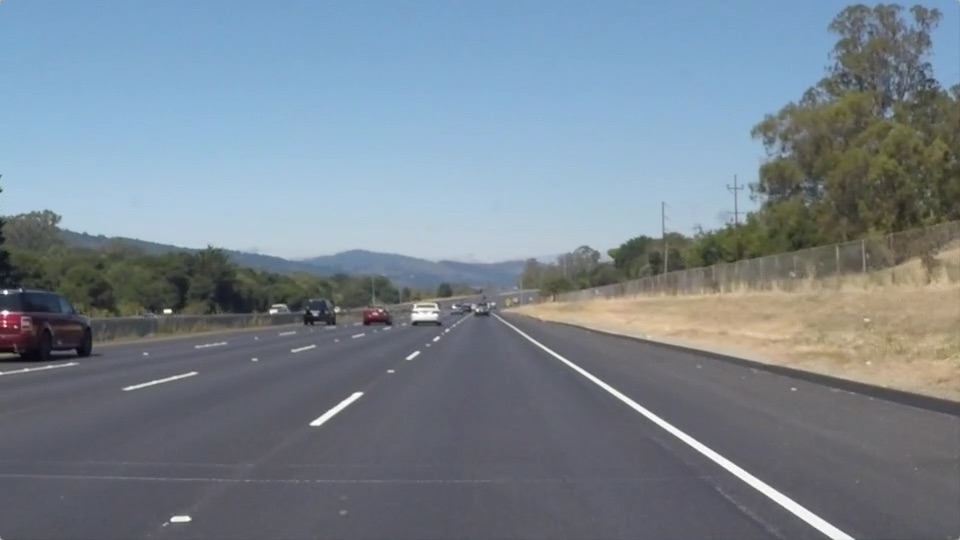
#> input picture test_images/solidWhiteRight.jpg, 960 x 540 px; the run also reads 1 picture not shown here
$ python AdvanceLaneDetection.py   (older library calls are emulated)
#> lines starting #> are read from the running program, lines starting #| are printed output that depends on the picture; after the words box and inside, x2 and y2 are one past the last pixel; in counts of white or black regions, pixels touching at a corner belong together
### color_spaces_functions.py
import numpy as np
import cv2
import glob
import matplotlib.pyplot as plt
import matplotlib.image as mpimg
import pickle

# [21 lines left out: function abs_sobel_thresh, not called in this run]

def mag_thresh(image, sobel_kernel=3, mag_thresh=(0, 255), switch_gray=True):
    # Calculate gradient magnitude
    # 1) Convert to grayscale
    if switch_gray:
        gray = cv2.cvtColor(image, cv2.COLOR_RGB2GRAY)
    else:
        gray = image
    # 2) Take the gradient in x and y separately
    sobel_x = cv2.Sobel(gray, cv2.CV_64F, 1, 0, ksize = sobel_kernel)
    sobel_y = cv2.Sobel(gray, cv2.CV_64F, 0, 1, ksize = sobel_kernel)
    # 3) Calculate the magnitude
    sobel_magn = np.sqrt(sobel_x**2 + sobel_y**2)
    # 5) Scale to 8-bit (0 - 255) and convert to type = np.uint8
    scaled_magn = np.uint8(255 * sobel_magn / np.max(sobel_magn))
    # 6) Create a binary mask where mag thresholds are met
    # Apply threshold
    mag_binary = np.zeros_like(scaled_magn)
    mag_binary[(scaled_magn > mag_thresh[0]) & (scaled_magn < mag_thresh[1])] = 1

    # Apply threshold
    return mag_binary

def dir_threshold(image, sobel_kernel=3, thresh=(0, np.pi/2), switch_gray=True):
    # Calculate gradient direction
    # Apply threshold
    # 1) Convert to grayscale
    if switch_gray:
        gray = cv2.cvtColor(image, cv2.COLOR_RGB2GRAY)
    else:
        gray = image
    # 2) Take the gradient in x and y separately
    sobel_x = cv2.Sobel(gray, cv2.CV_64F, 1, 0, ksize = sobel_kernel)
    sobel_y = cv2.Sobel(gray, cv2.CV_64F, 0, 1, ksize = sobel_kernel)
    # 3) Take the absolute value of the x and y gradients
    abs_sobel_x = np.absolute(sobel_x)
    abs_sobel_y = np.absolute(sobel_y)
    # 4) Use np.arctan2(abs_sobely, abs_sobelx) to calculate the direction of the gradient
    gradient_dir = np.arctan2(abs_sobel_y, abs_sobel_x)
    # 5) Create a binary mask where direction thresholds are met
    dir_binary = np.zeros_like(gradient_dir)
    dir_binary[(gradient_dir > thresh[0]) & (gradient_dir < thresh[1])] = 1

    return dir_binary

def gaussian_blur(img, kernel=5):
    blur = cv2.GaussianBlur(img,(kernel,kernel),0)
    return blur

### AdvanceLaneDetection.py
import numpy as np
import cv2
import glob
import matplotlib.pyplot as plt
import matplotlib.image as mpimg
import pickle
from color_spaces_functions import *
import time

# Import camera calibration matrix to undistort image
dist_pickle = pickle.load( open( "data/wide_dist_pickle.p", "rb" ) )
#> (reads data/wide_dist_pickle.p from the repository)
mtx = dist_pickle["mtx"]
dist = dist_pickle["dist"]

img_size = (720, 1280)

# functions used to save images
def export_binary(binary, dst):
    binary_2 = np.dstack((255*binary, 255*binary, 255*binary))
    cv2.imwrite(dst,binary_2)

# [4 lines left out: function write_image, not called in this run]

# Visualize undistortion
img = mpimg.imread('test_images/solidWhiteRight.jpg')
#> img is the input picture: shape (540, 960, 3); mean R, G, B 120.3, 132.6, 143.7
dst = cv2.undistort(img, mtx, dist, None, mtx)

# [11 lines of commented-out code are left out]
pt1 = (50,img_size[0])
pt2 = (int(img_size[1] * .4), int(img_size[0]/1.5))
pt3 = (int(img_size[1] * .6), int(img_size[0]/1.5))
pt4 = (int(img_size[1]) - 50, int(img_size[0]))

vertices = np.expand_dims(np.float32([pt1,pt2,pt3,pt4]), axis=0)
dst = np.float32([[0,img_size[0]], [0,0], [img_size[1],0], [img_size[1],img_size[0]]])

# Given src and dst points, calculate the perspective transform matrix
M = cv2.getPerspectiveTransform(vertices, dst)
# Calculate its inverse as well to unwarp the image
Minv = cv2.getPerspectiveTransform(dst, vertices)

def get_birdeye_view(img):
    result_binary = cv2.resize(img, dsize = (img_size[1], img_size[0]))
    warped = cv2.warpPerspective(result_binary, M, (img_size[1], img_size[0]), flags=cv2.INTER_LINEAR, borderMode = cv2.BORDER_CONSTANT)
    return warped

# DEMONSTRATE BIRD VIEW

image = mpimg.imread("test_images/solidYellowLeft.jpg")
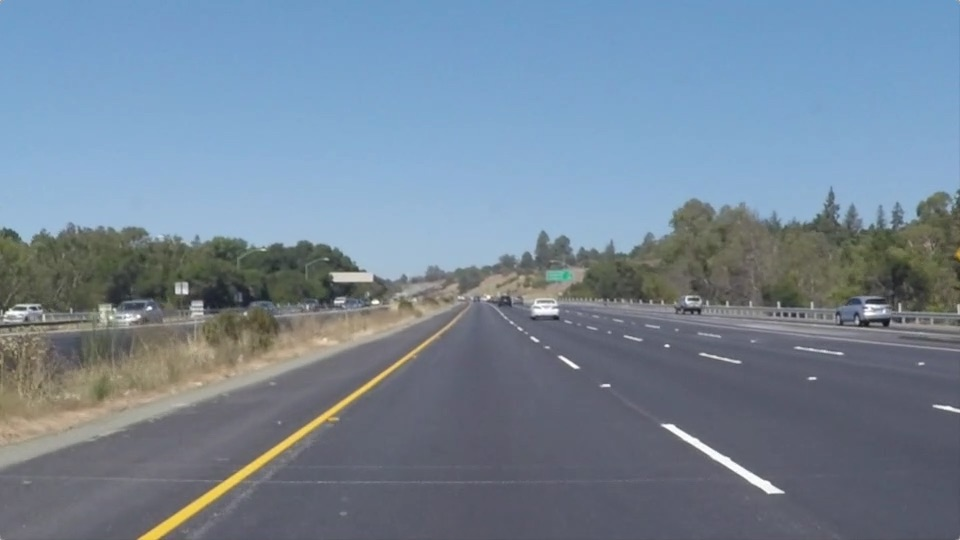
#> input picture test_images/solidYellowLeft.jpg, 960 x 540 px
#> image is the input picture: shape (540, 960, 3); mean R, G, B 116.5, 133.6, 150.8
img = cv2.resize(image, dsize = (img_size[1], img_size[0]))
#> img: shape (720, 1280, 3)
img = cv2.undistort(img, mtx, dist, None, mtx)

cv2.line(img, pt1, pt2, color = (255,0,0), thickness=2)
cv2.line(img, pt2, pt3, color = (255,0,0), thickness=2)
cv2.line(img, pt3, pt4, color = (255,0,0), thickness=2)
cv2.line(img, pt1, pt4, color = (255,0,0), thickness=2)

# Warp the image using OpenCV warpPerspective()
warped = cv2.warpPerspective(img, M, (img_size[1], img_size[0]), flags=cv2.INTER_LINEAR, borderMode = cv2.BORDER_CONSTANT)
unwarped = cv2.warpPerspective(warped, Minv, (img_size[1], img_size[0]), flags=cv2.INTER_LINEAR, borderMode = cv2.BORDER_CONSTANT)
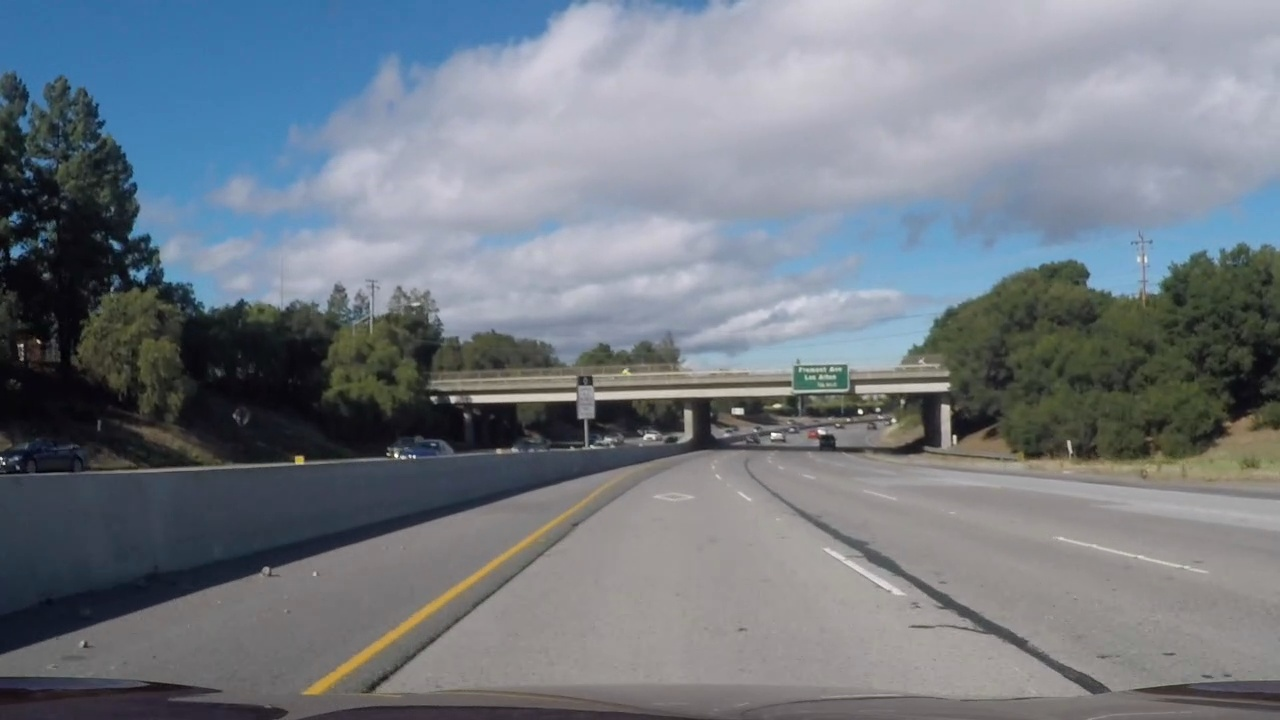
#> input picture test_images/frame25.jpg, 1280 x 720 px
#> further down, img is the input picture: shape (720, 1280, 3); mean R, G, B 115.5, 122.6, 131.2

# [21 lines of commented-out code are left out]
def pipeline(image):

    img = np.copy(image)
    img = gaussian_blur(img,25)

    # Convert to HSV color space and separate the V channel
    hls = cv2.cvtColor(img, cv2.COLOR_RGB2HLS).astype(np.float)
    h_channel = hls[:,:,0]
    l_channel = hls[:,:,1]
    s_channel = hls[:,:,2]

    hsv = cv2.cvtColor(img, cv2.COLOR_RGB2HSV).astype(np.float)
    h_channel_hsv = hsv[:,:,0]
    s_channel_hsv = hsv[:,:,1]
    v_channel_hsv = hsv[:,:,2]

    lower_yellow  = np.array([ 0,  100,  100])
    upper_yellow = np.array([ 80, 255, 255])

    # Threshold the HSV image to get only yellow colors
    mask_yellow = cv2.inRange(hsv, lower_yellow, upper_yellow)
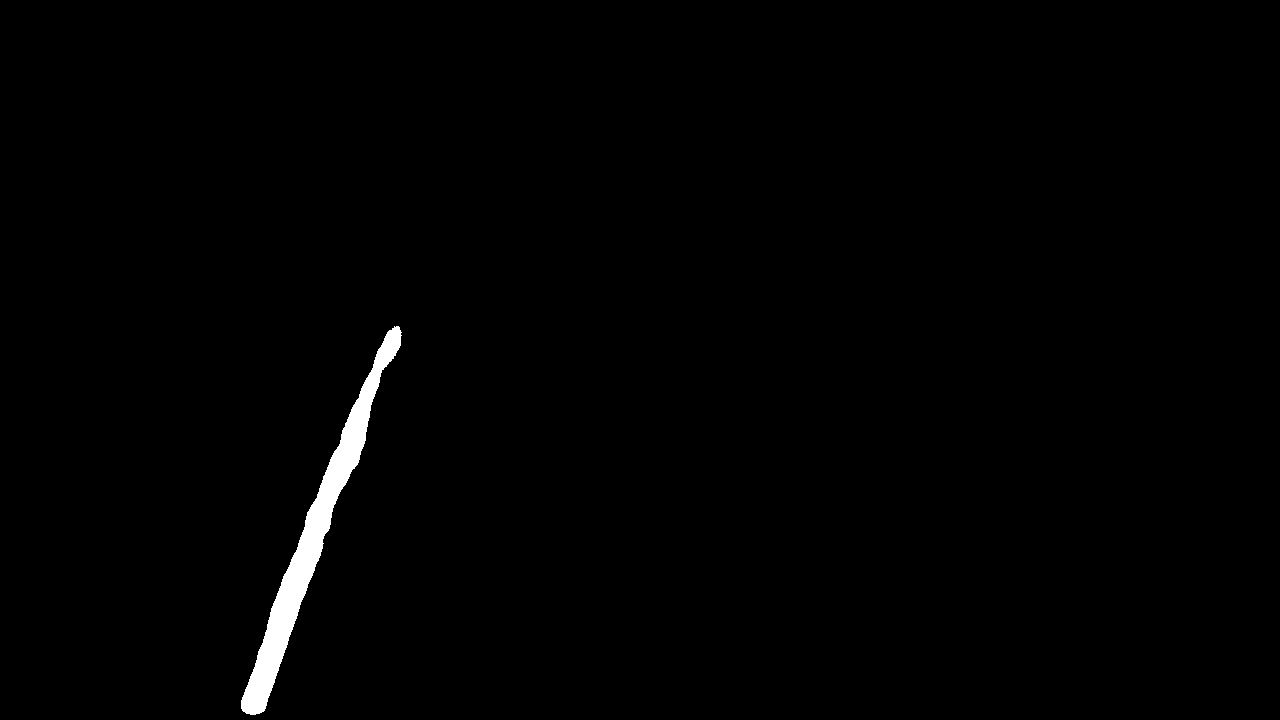
#> mask_yellow: shape (720, 1280); 0.99% white; 1 white region, box (x1, y1, x2, y2) and area: (241, 326, 402, 715) 9145
    # Bitwise-AND mask and original image
    res_yellow = cv2.bitwise_and(img,img, mask= mask_yellow).astype(np.uint8)

    lower_white  = np.array([ 200,  200,  200])
    upper_white = np.array([ 255,  255, 255])

    # Threshold the RGB image to get only white colors
    mask_white = cv2.inRange(img, lower_white, upper_white)
#> mask_white: shape (720, 1280); 0.12% white; 2 white regions, box (x1, y1, x2, y2) and area: (1098, 511, 1122, 585) 845, (1093, 477, 1107, 505) 289

    # Bitwise-AND mask and original image
    res_white = cv2.bitwise_and(img, img, mask= mask_white).astype(np.uint8)

    mask_white_yellow = cv2.bitwise_or(mask_white, mask_yellow).astype(np.uint8)
#> mask_white_yellow: shape (720, 1280); 1.1% white; 3 white regions, box (x1, y1, x2, y2) and area: (241, 326, 402, 715) 9145, (1098, 511, 1122, 585) 845, (1093, 477, 1107, 505) 289
    mask_white_yellow_binary = np.zeros_like(mask_white_yellow)
    mask_white_yellow_binary[mask_white_yellow>0] = 1

    # [26 lines of commented-out code are left out]
    img_func = l_channel
    ksize = 15
    # Apply each of the thresholding functions
    mag_binary = mag_thresh(img_func, sobel_kernel=ksize, mag_thresh=(30, 255), switch_gray = False)
#> in mag_thresh, `sobel_magn = np.sqrt(sobel_x**2 + sobel_y**2)`:
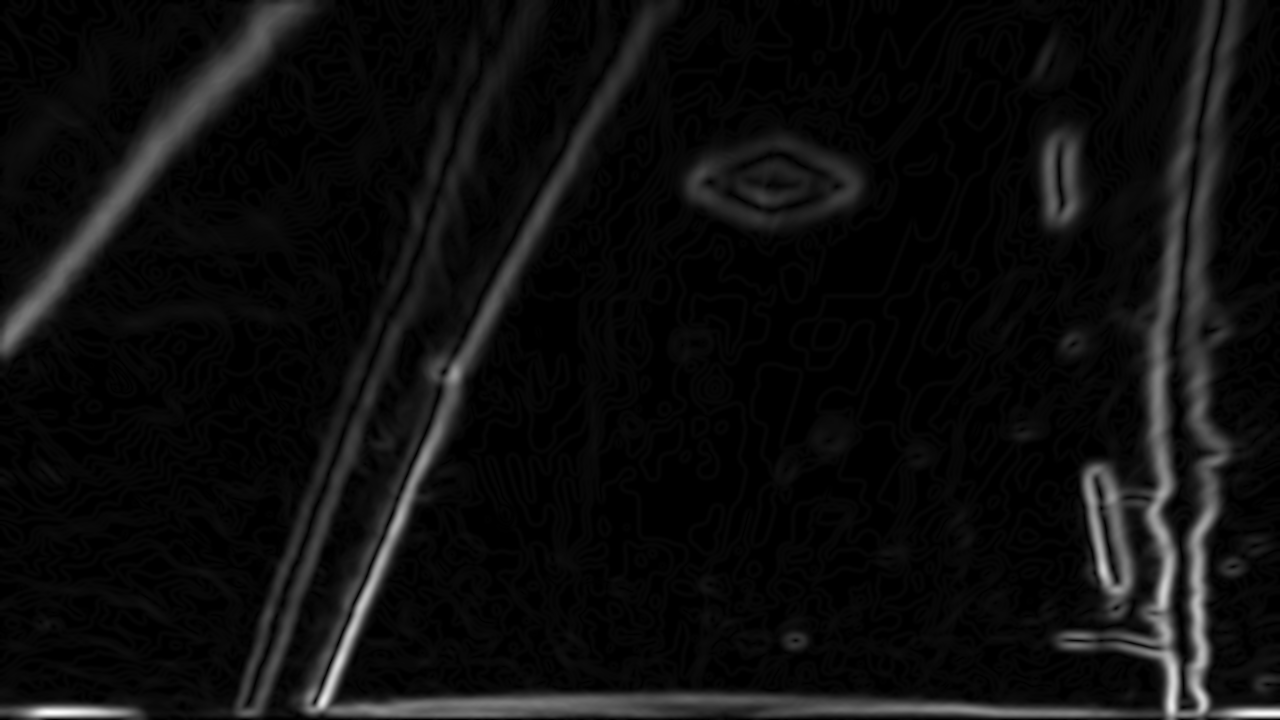
#> sobel_magn: shape (720, 1280) float64; min 0, max 958845346.7, mean 54040763.3; drawn with min black and max white
#> mag_binary: shape (720, 1280); values 0 (black) and 1 (white), 12.9% white; 33 white regions (6 under 20 px), largest, box (x1, y1, x2, y2) and area: (291, 0, 1280, 720) 77488, (0, 0, 315, 360) 17337, (231, 284, 421, 718) 9281
#> (the rest of the program and of its run is left out)
